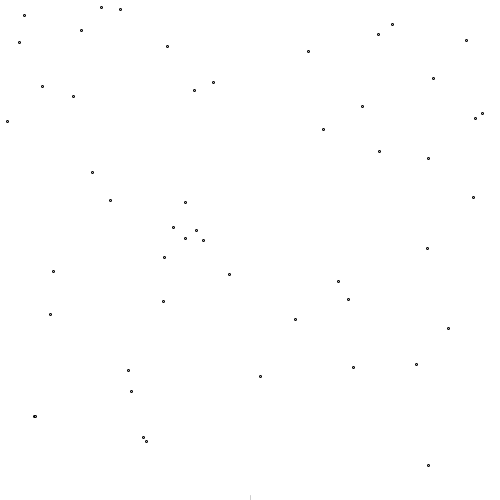
Frame 1 (no input)
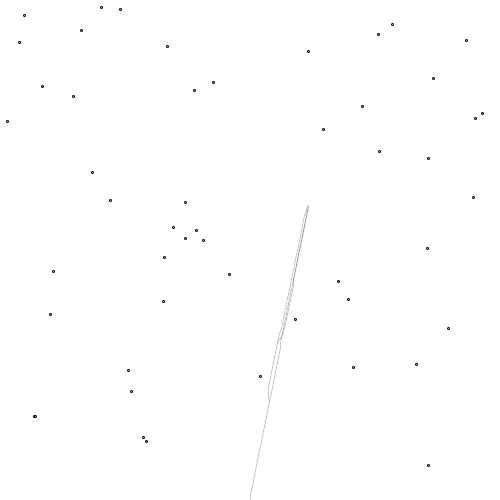
Frame 60 (the mouse pressed at the canvas centre just before this capture)
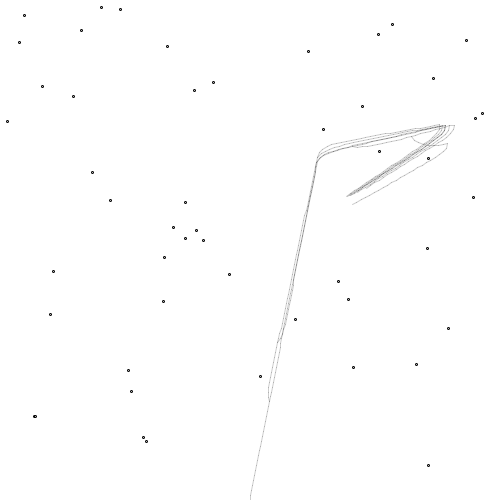
Frame 120 (the mouse held since frame 60 and released just before this capture)

The Processing sketch that drew these frames (run headless with seeded random() and noise(); from frame 60 on, the mouse is pressed at the canvas centre):

// Processing sketch: Hyphae_Simulation
// ── Hyphae_Simulation.pde

// Create an array of Nodes (food) //
int numFood = 50;
Node[] food = new Node[numFood];

// Create an ArryList of Hyphae //
ArrayList<Hypha> Hyphae;

int time = 0;

void setup() {
  size(500,500);
  background(255);
  frameRate(5);
  ellipseMode(CENTER);
  initialize();
}

void initialize() {
  // Make randomized food array
  for (int i=0; i<food.length; i++) {
    food[i] = new Node(random(0,width),random(0,height));
    food[i].display();
  }
  // Make an ArrayList with one hypha in it to start //
  Hyphae = new ArrayList<Hypha>();
  Hyphae.add(new Hypha(width/2,height, new PVector(0,-1)));
}

void draw() {
  time++;
  for( int i=Hyphae.size()-1; i>=0; i--) {
    Hyphae.get(i).update();
  }
//  println(time);
}

class Hypha {
  PVector prevLoc;
  PVector location;
  PVector direction;
  boolean isAlive;
  
  Hypha (float x, float y, PVector direction_) {
    prevLoc = new PVector(x,y);
    location = new PVector(x,y);
    direction = direction_.get();
    isAlive = true;
  }
  
  void calcDir() {
    // Find all the food particles within 30 degrees of the direction (15 degrees on either side) //
    // If there are no food particles, then the Hypha dies //
    
    int bestNodeIndex = -1;
    float distFromNode = 100000.0; // Set to rediculously high number //
    for(int i=0; i<food.length; i++) {
      if(!food[i].isEaten() && dist(food[i].location.x,food[i].location.y,location.x,location.y) < distFromNode) {
        bestNodeIndex = i;
        distFromNode = dist(food[i].location.x,food[i].location.y,location.x,location.y);
        break;
      }
    }
    
    if(bestNodeIndex == -1) {
      // If there are no more food particles left,
      // keep the same direction and stop the draw loop
      noLoop();
      return;
    }else{
      // Use the closest node to calculate the direction of the Hypha //
      PVector curr = direction.get();
      curr.mult(40);
      PVector currNode = new PVector(food[bestNodeIndex].location.x-location.x,food[bestNodeIndex].location.y-location.y);
      direction = PVector.add(curr,currNode); // Vector will be normalized later in loop
    }
  }
  
  void update() {
    if(isAlive){
      // Update the direction and location //
      calcDir();
      prevLoc.x = location.x;
      prevLoc.y = location.y;
      direction.normalize();
      direction.mult(5.0);
      location.add(direction);
      
      // Check for branching //
      checkBranching();
      
      // Display //
      display();
    }
  }
  
  void checkBranching() {
    // If the Node is close enough to a Food source, it branches //
    for (int i=0; i<food.length; i++) {
      // Check distance for Food a distance of 30 or less and whether it is not eaten//
      if(dist(food[i].location.x,food[i].location.y,location.x,location.y) <= 30.0 && !food[i].isEaten()) {
        // Make new Hypha //
        // Get the direction toward the food particle
        PVector dirToFood = new PVector(food[i].location.x-location.x,food[i].location.y-location.y);
        Hypha h = new Hypha(location.x,location.y,dirToFood);
        Hyphae.add(h);
        
        // Mark this food particle as eaten //
        food[i].eaten();
        break;
      }
    }
  }
  
  void display() {
    // Draw a line from last point to this point //
    stroke(0,0,0,50);
    line(prevLoc.x, prevLoc.y, location.x, location.y);
    println("(" + location.x + "," + location.y + ")");
  }
}

class Node {
  PVector location;
  boolean eaten;
  
  Node(float x, float y) {
    location = new PVector(x,y);
    eaten = false;
  }
  
  boolean isEaten() {
    return eaten;
  }
  
  void eaten() {
    eaten = true;
  }
  
  void display() {
    // Cirlce with radius 1 //
    ellipse(location.x,location.y,2,2);
  }
}
